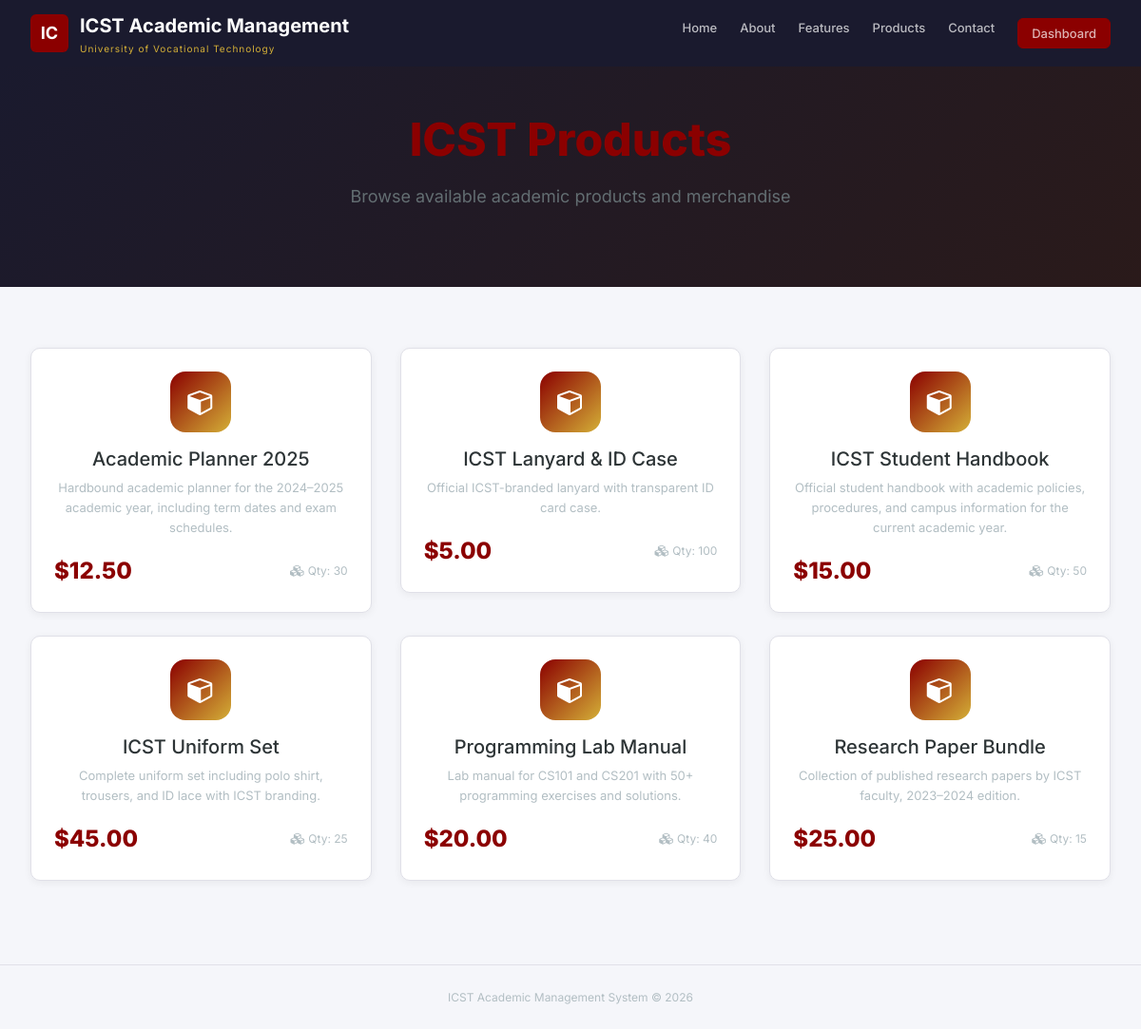
The app's page /product.php (signed in) with its own data.
### tables this page shows
CREATE TABLE `product` (
  `product_id` int(11) NOT NULL AUTO_INCREMENT,
  `product_name` varchar(100) NOT NULL,
  `description` text DEFAULT NULL,
  `price` decimal(10,2) DEFAULT 0.00,
  `quantity` int(11) DEFAULT 0,
  `created_at` timestamp NOT NULL DEFAULT CURRENT_TIMESTAMP,
  PRIMARY KEY (`product_id`)
);

### includes/config.php (called while the page is built, shortened)
<?php
$servername = "localhost";
$username = "root";
$password = "";
$dbname = "student-management-system";
try {
    $pdo = new PDO("mysql:host=$servername;dbname=$dbname;charset=utf8mb4", $username, $password, [
        PDO::ATTR_ERRMODE => PDO::ERRMODE_EXCEPTION,
        PDO::ATTR_DEFAULT_FETCH_MODE => PDO::FETCH_ASSOC,
        PDO::ATTR_EMULATE_PREPARES => false,
    ]);
} catch (PDOException $e) {
    die("Connection failed: " . $e->getMessage());
}
function db_query($sql, $params = []) {
    global $pdo;
    $stmt = $pdo->prepare($sql);
    $stmt->execute($params);
    return $stmt;
}
function db_fetch_all($sql, $params = []) {
    $stmt = db_query($sql, $params);
    return $stmt->fetchAll();
}
?>

### product.php (the view, shortened to what this page needs)
<?php
require_once 'includes/config.php';
$products = db_fetch_all("SELECT * FROM product ORDER BY product_name");
?>
<!DOCTYPE html><html lang="en" data-theme="light"><head>
<link href="assets/vendors/bootstrap/dist/css/bootstrap.min.css" rel="stylesheet">
<link href="assets/vendors/font-awesome/css/font-awesome.min.css" rel="stylesheet">
<link href="assets/css/custom.css" rel="stylesheet">
</head><body>
<div class="public-page">
<div class="public-header">
<div class="logo"><div class="logo-icon">IC</div><div>ICST Academic Management<small>University of Vocational Technology</small></div></div>
<nav><a href="index.php">Home</a><a href="about-us.php">About</a><a href="features.php">Features</a><a href="product.php">Products</a><a href="contact-us.php">Contact</a>
<?php if(isset($_SESSION['user'])):?><a href="dashboard.php" class="btn btn-sm btn-primary">Dashboard</a>
<?php else:?><a href="login.php" class="btn btn-sm btn-gold">Login</a><a href="register.php" class="btn btn-sm btn-primary">Register</a>
<?php endif;?>
</nav></div>
<div class="public-hero" style="background:linear-gradient(135deg,var(--bg-sidebar) 0%,#2a1a1a 100%);padding:48px 32px">
<div class="hero-content"><h1>ICST Products</h1><p>Browse available academic products and merchandise</p></div></div>
<div class="public-content">
<div class="row">
<?php if(count($products)>0):?>
<?php foreach($products as $p):?>
<div class="col-md-4 mb-4"><div class="card"><div class="card-body text-center">
<div class="product-icon" style="width:64px;height:64px;border-radius:16px;background:linear-gradient(135deg,var(--icst-red),var(--icst-gold));display:flex;align-items:center;justify-content:center;margin:0 auto 16px">
<i class="fa fa-cube" style="font-size:28px;color:#fff"></i></div>
<h5><?=htmlspecialchars($p['product_name'])?></h5>
<p style="font-size:13px;color:var(--text-muted);min-height:40px"><?=htmlspecialchars(substr($p['description']??'',0,150))?></p>
<div class="d-flex justify-content-between align-items-center mt-3">
<span style="font-size:24px;font-weight:800;color:var(--icst-red)">$<?=number_format($p['price'],2)?></span>
<span style="font-size:12px;color:var(--text-muted)"><i class="fa fa-cubes"></i> Qty: <?=$p['quantity']?></span>
</div></div></div></div>
<?php endforeach;?>
<?php else:?>
<div class="col-12 text-center py-5"><i class="fa fa-cube" style="font-size:48px;color:var(--text-muted);opacity:0.4"></i><p style="color:var(--text-muted);margin-top:16px">No products available at this time.</p></div>
<?php endif;?>
</div></div>
<div class="public-footer">ICST Academic Management System &copy; <?=date('Y')?></div></div>
</body></html>

### assets/css/custom.css (style rules this page uses)
:root { --icst-red: #8B0000; --icst-red-light: #a00000; --icst-red-dark: #6b0000; --icst-gold: #D4AF37; --icst-gold-light: #e0c060; --icst-gold-dark: #b8942e; --bg-primary: #f5f6fa; --bg-secondary: #ffffff; --bg-sidebar: #1a1a2e; --bg-card: #ffffff; --bg-input: #f8f9fa; --bg-hover: #f0f0f5; --text-primary: #2d3436; --text-secondary: #636e72; --text-muted: #b2bec3; --text-light: #ffffff; --text-sidebar: #a0a0c0; --border-color: #e0e0e8; --shadow-sm: 0 1px 3px rgba(0,0,0,0.08); --shadow-md: 0 4px 12px rgba(0,0,0,0.1); --shadow-lg: 0 8px 30px rgba(0,0,0,0.12); --shadow-card: 0 2px 8px rgba(0,0,0,0.06); --radius-sm: 6px; --radius-md: 10px; --radius-lg: 16px; --radius-xl: 20px; --sidebar-width: 260px; --header-height: 64px; --font-family: 'Inter', -apple-system, BlinkMacSystemFont, 'Segoe UI', Roboto, sans-serif; --transition: 0.3s cubic-bezier(0.4, 0, 0.2, 1); }
*, *::before, *::after { box-sizing: border-box; margin: 0; padding: 0; }
html { scroll-behavior: smooth; }
body { font-family: var(--font-family); background: var(--bg-primary); color: var(--text-primary); line-height: 1.6; min-height: 100vh; overflow-x: hidden; transition: background var(--transition), color var(--transition); }
a { text-decoration: none; color: var(--icst-red); transition: color 0.2s; }
.card { background: var(--bg-card); border-radius: var(--radius-md); box-shadow: var(--shadow-card); border: 1px solid var(--border-color); transition: all var(--transition); }
.card-body { padding: 24px; }
.btn { display: inline-flex; align-items: center; justify-content: center; gap: 8px; padding: 10px 20px; font-size: 14px; font-weight: 500; font-family: var(--font-family); border: 1.5px solid transparent; border-radius: var(--radius-sm); cursor: pointer; transition: all 0.2s; text-decoration: none; line-height: 1.4; white-space: nowrap; }
.btn-primary { background: var(--icst-red); color: white; border-color: var(--icst-red); }
.btn-sm { padding: 6px 14px; font-size: 12px; }
.public-page { min-height: 100vh; display: flex; flex-direction: column; }
.public-header { background: var(--bg-sidebar); padding: 0 32px; height: 70px; display: flex; align-items: center; justify-content: space-between; }
.public-header .logo { display: flex; align-items: center; gap: 12px; color: white; font-size: 20px; font-weight: 700; }
.public-header .logo .logo-icon { width: 40px; height: 40px; background: var(--icst-red); border-radius: var(--radius-sm); display: flex; align-items: center; justify-content: center; font-size: 18px; color: white; }
.public-header .logo small { display: block; font-size: 10px; color: var(--icst-gold); font-weight: 400; letter-spacing: 1px; }
.public-header nav { display: flex; gap: 24px; }
.public-header nav a { color: rgba(255,255,255,0.7); font-size: 13px; font-weight: 500; transition: color 0.2s; }
.public-hero { flex: 1; display: flex; align-items: center; justify-content: center; padding: 48px 32px; background: linear-gradient(135deg, var(--bg-sidebar) 0%, var(--bg-primary) 100%); }
.public-hero .hero-content { max-width: 600px; text-align: center; }
.public-hero h1 { font-size: 48px; font-weight: 800; color: var(--icst-red); margin-bottom: 16px; }
.public-hero p { font-size: 18px; color: var(--text-secondary); margin-bottom: 32px; line-height: 1.7; }
.public-content { max-width: 1200px; margin: 0 auto; padding: 64px 32px; }
.public-footer { text-align: center; padding: 24px; font-size: 12px; color: var(--text-muted); border-top: 1px solid var(--border-color); }
.d-flex { display: flex; }
.mt-3 { margin-top: 12px; }
.mb-4 { margin-bottom: 16px; }
.text-center { text-align: center; }

### records on screen
product: product_name "Academic Planner 2025", description "Hardbound academic planner for the 2024–2025 academic year, including term dates and exam schedules.", price "12.50", quantity "30"
product: product_name "ICST Lanyard & ID Case", description "Official ICST-branded lanyard with transparent ID card case.", price "5.00", quantity "100"
product: product_name "ICST Student Handbook", description "Official student handbook with academic policies, procedures, and campus information for the current academic year.", price "15.00", quantity "50"
product: product_name "ICST Uniform Set", description "Complete uniform set including polo shirt, trousers, and ID lace with ICST branding.", price "45.00", quantity "25"
product: product_name "Programming Lab Manual", description "Lab manual for CS101 and CS201 with 50+ programming exercises and solutions.", price "20.00", quantity "40"
product: product_name "Research Paper Bundle", description "Collection of published research papers by ICST faculty, 2023–2024 edition.", price "25.00", quantity "15"
